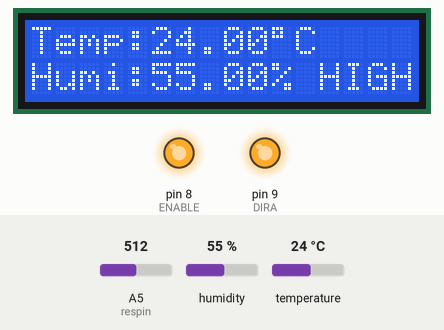
Recording of a sketch running on a simulated Arduino Uno, built with avr-gcc and run on an emulated ATmega328P. On the bench: 16×2 character LCD, output pins drawn as LEDs (lit = HIGH). Inputs (shaded band) come from the test bench; at power-on: A5 (respin) = 512, temperature 24 °C, humidity 55 %.

Above: at 1.2 s.
1.3 s: A5 (respin) set to 317
3.3 s: A5 (respin) set to 297
At 5.3 s:
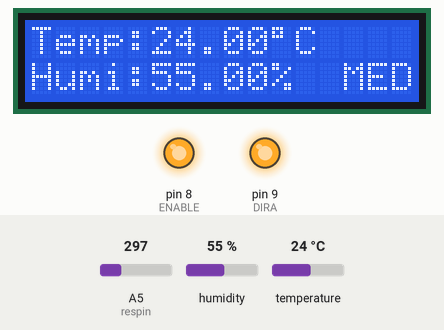
5.6 s: A5 (respin) set to 257
At 7.0 s:
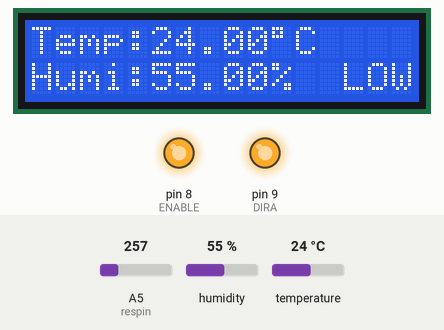
7.7 s: temperature set to 22 °C
At 8.7 s:
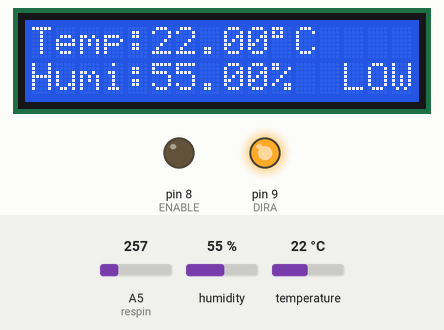
9.7 s: A5 (respin) set to 185
At 11.4 s:
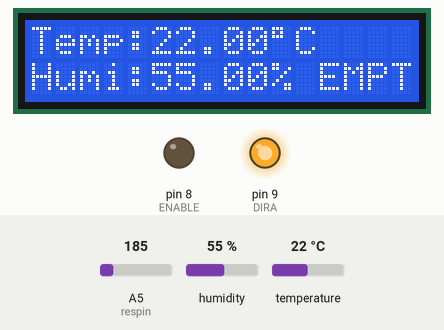
11.7 s: temperature set to 28 °C
At 13.3 s:
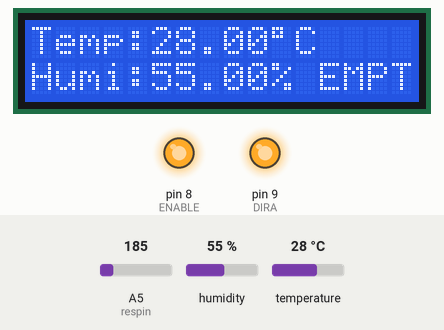
Timing chart, 0 to 14.8 s (numbered marks = the images above; inputs shaded):
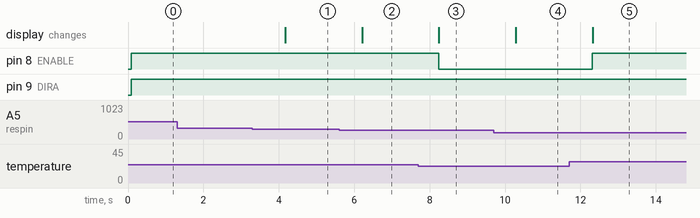

Measured:
- the behaviour switches between 311 and 310 on A5 (respin) (found by bisection; images 0 and 1)
- the behaviour switches between 271 and 270 on A5 (respin) (found by bisection; images 1 and 2)
- the behaviour switches between 24 and 23 °C on temperature (found by bisection; images 2 and 3)
- after the input at 1.3 s, every drawn part: stays the same
- after the input at 3.3 s, the display: changes after 0.87 s (image 1)
- after the input at 5.6 s, the display: changes after 0.61 s (image 2)
- after the input at 7.7 s, pin 8 (ENABLE): HIGH → LOW after 0.54 s; the display: changes after 0.54 s (image 3)
- after the input at 9.7 s, the display: changes after 0.58 s (image 4)
- after the input at 11.7 s, pin 8 (ENABLE): LOW → HIGH after 0.62 s; the display: changes after 0.62 s (image 5)

The sketch:

CPE301_Proj.ino
```cpp
#include <LiquidCrystal.h>
#include "DHT.h"
#define DHTPIN 7
#define DHTTYPE DHT11

#define ENABLE 8
#define DIRA 9

LiquidCrystal lcd(12, 11, 5, 4, 3, 2);
DHT dht (DHTPIN, DHT11);

int resval = 0;
int respin = A5;

void setup() {
  dht.begin();
  lcd.begin(16, 2);

  pinMode(ENABLE, OUTPUT);
  pinMode(DIRA, OUTPUT);
  Serial.begin(9600);
}

void loop() {
  float humi = dht.readHumidity();
  float tempC = dht.readTemperature();

  lcd.clear();
  if (isnan(humi) || isnan(tempC)) {
    lcd.setCursor(0, 0);
    lcd.print("Failed");
  } else {
    lcd.setCursor(0, 0);
    lcd.print("Temp:");
    lcd.print(tempC);
    lcd.print((char)223);
    lcd.print("C");

    lcd.setCursor(0, 1);
    lcd.print("Humi:");
    lcd.print(humi);
    lcd.print("%");
  }

  if (tempC >= 23.5){
  digitalWrite(ENABLE, HIGH);
  digitalWrite(DIRA, HIGH);
  }
  else{
    digitalWrite(ENABLE, LOW);
  }

  lcd.setCursor(12, 1);
  resval = analogRead(respin);
  if (resval<=195){ lcd.println("EMPT");
  }
  else if (resval>195 && resval<=270){ lcd.println(" LOW");
  }
  else if (resval>270 && resval<=310){ lcd.println(" MED");
  } else if (resval>310){
    lcd.println("HIGH");
  }
  delay(1000);
}
```
